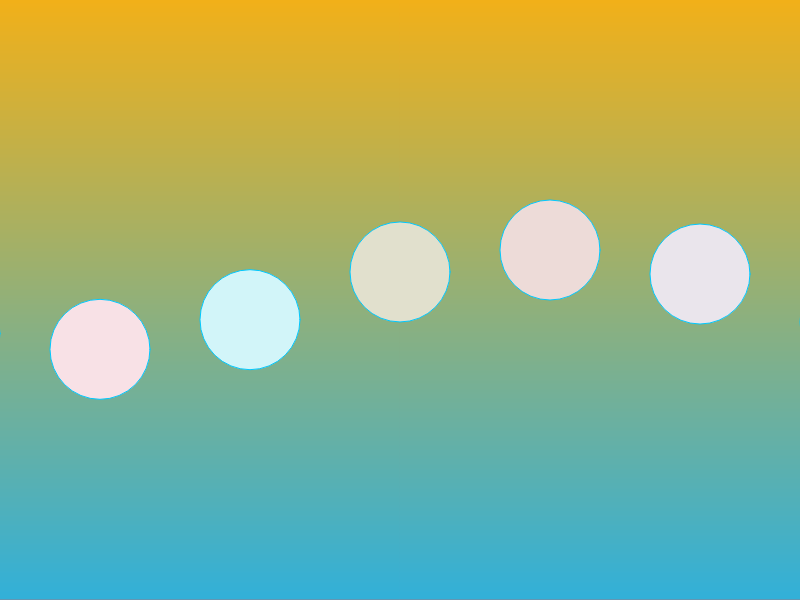
Frame 1 (no input)
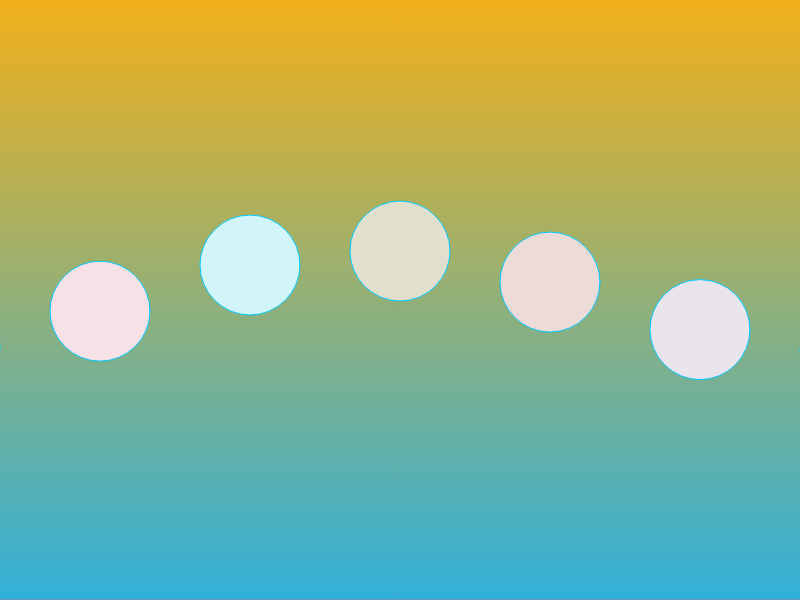
Frame 60 (no input)
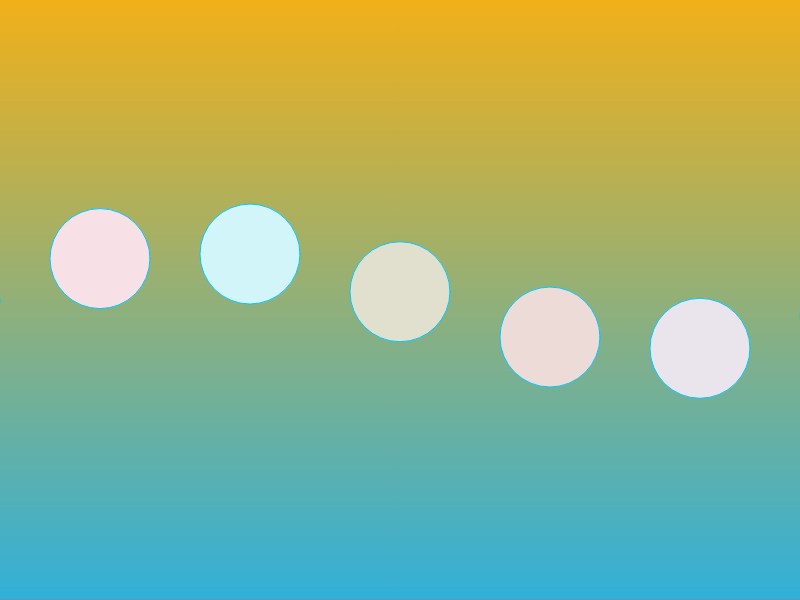
Frame 120 (the mouse pressed at the canvas centre since frame 60)

The p5.js sketch that drew these frames (run headless with seeded random() and noise() and a simulated clock; from frame 60 on, the mouse is pressed at the canvas centre):

// p5.js sketch
// ── sketch.js
let colors = [];
let numCircles = 20;
let circleSize = 100;
let circleSpacing = 50;

function setup() {
  createCanvas(800, 600);
  noStroke();
  
  // create an array of random colors for the circles
  for (let i = 0; i < numCircles; i++) {
    colors[i] = color(random(200, 255), random(200, 255), random(200, 255));
  }
}

function draw() {
  // draw background gradient
  background(200, 100, 100);
  for (let i = 0; i < height; i++) {
    let from = color(255, 200, 0);
    let to = color(0, 200, 255);
    let inter = lerpColor(from, to, i / height);
    stroke(inter);
    line(0, i, width, i);
  }
  
  // update circle colors
  for (let i = 0; i < numCircles; i++) {
    colors[i] = lerpColor(colors[i], color(random(200, 255), random(200, 255), random(200, 255)), 0.01);
  }
  
  // draw circles
  let xOffset = (width - (numCircles * (circleSize + circleSpacing))) / 2;
  let yOffset = height / 2;
  for (let i = 0; i < numCircles; i++) {
    let x = xOffset + (i * (circleSize + circleSpacing));
    let y = yOffset + sin(frameCount / 50 + i) * 50;
    fill(colors[i]);
    ellipse(x, y, circleSize, circleSize);
  }
}
